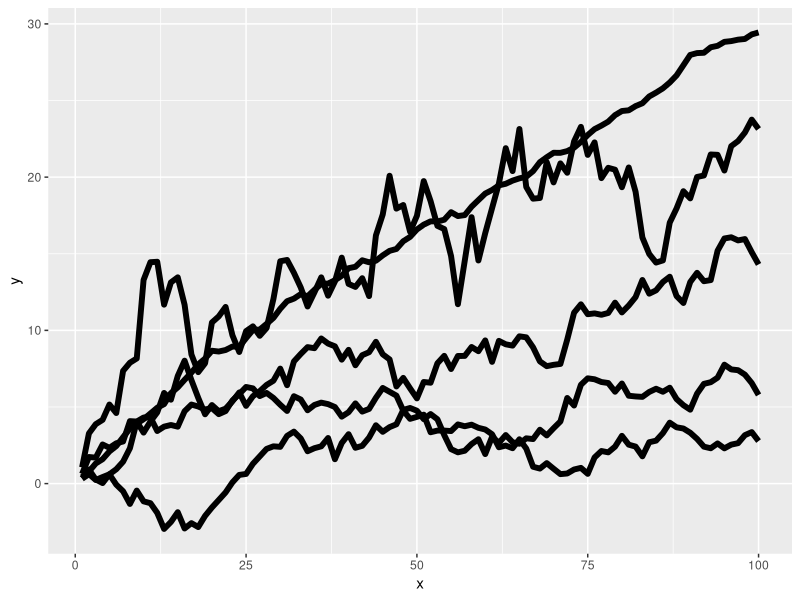
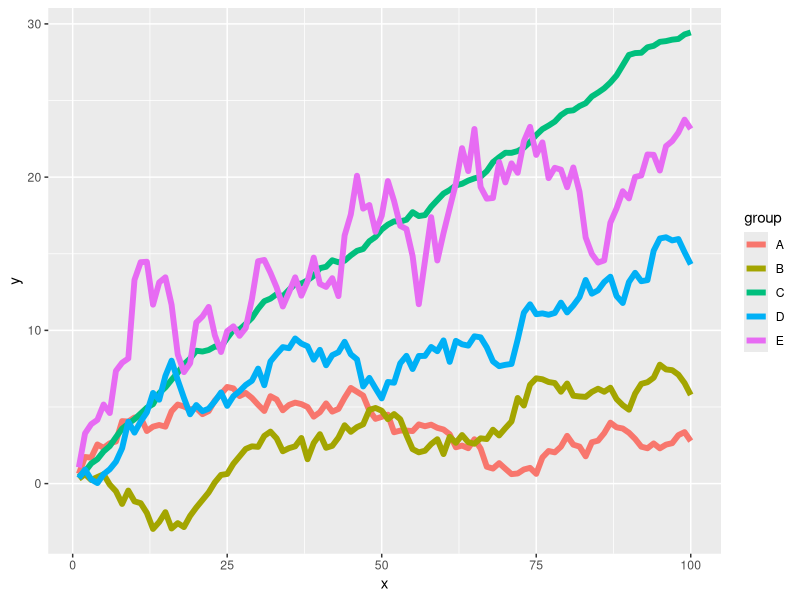
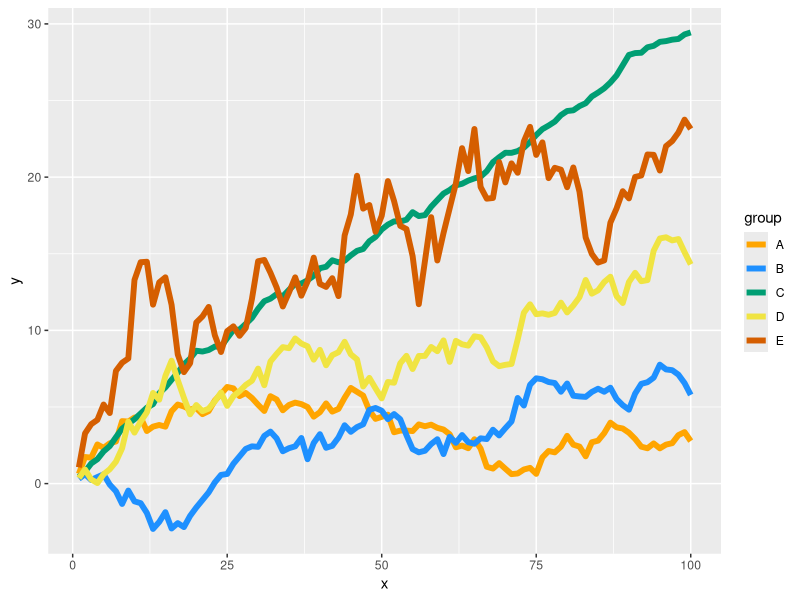
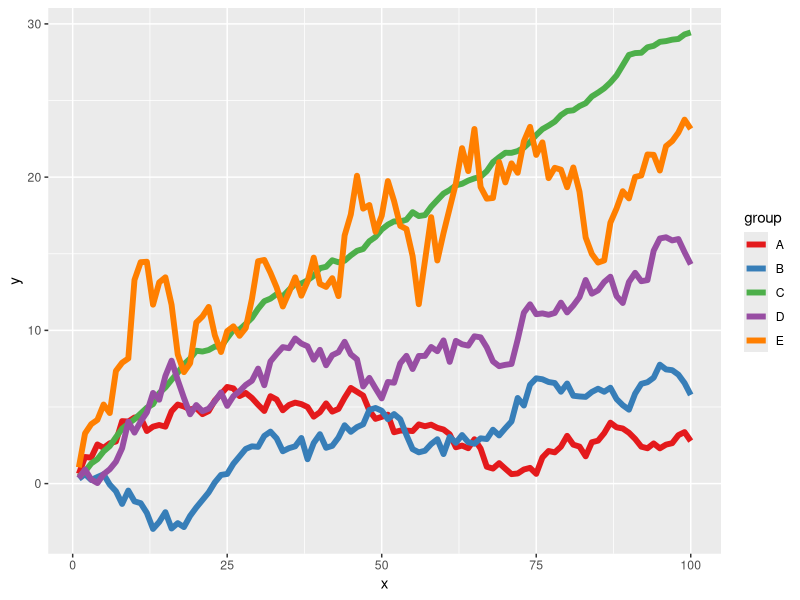
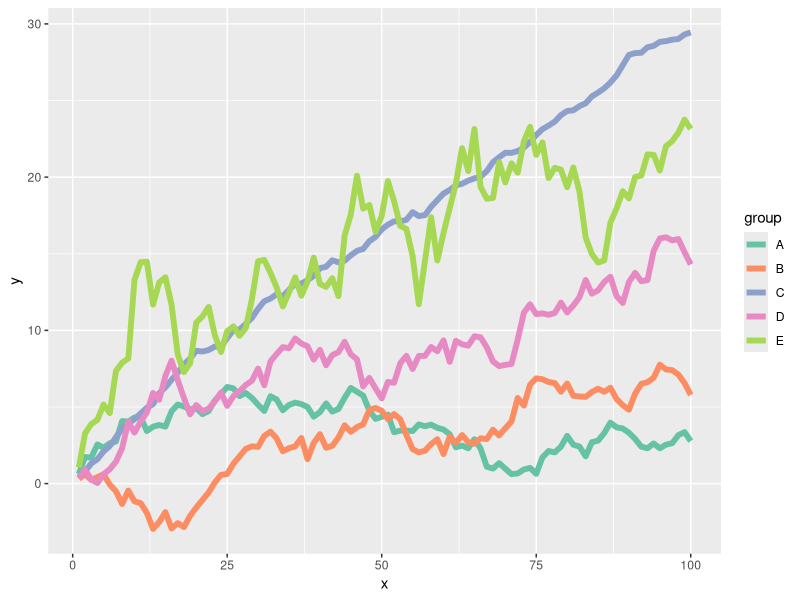
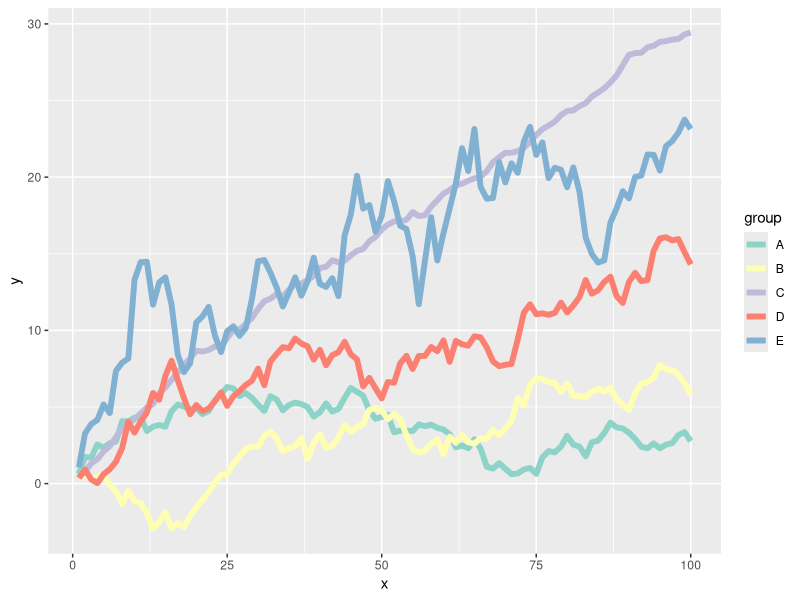
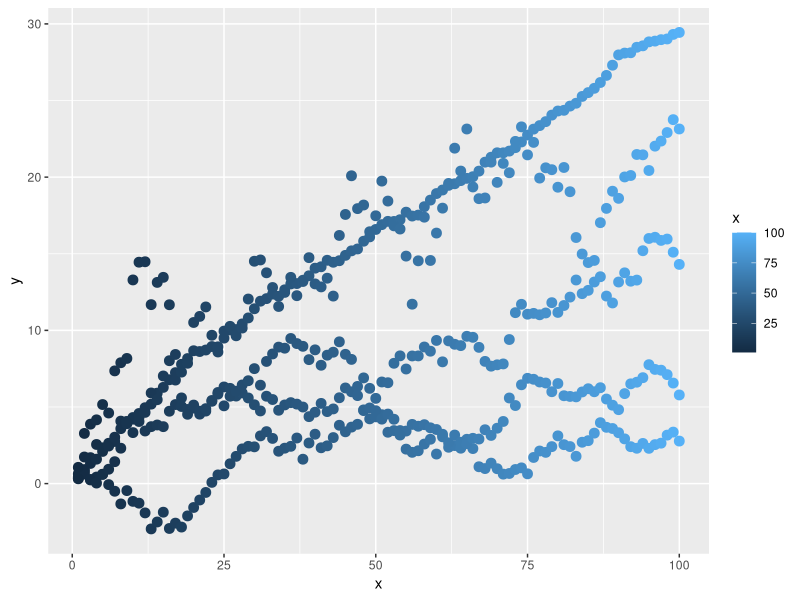
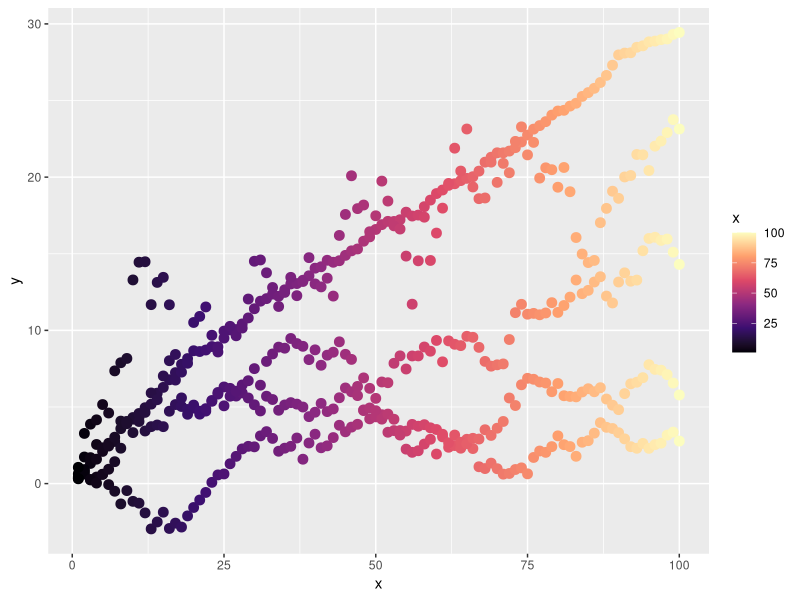

Reproduce these figures in R, in order.
## ---- chunk 1
library(ggplot2)  
library(tidyverse)                       # Install & load ggthemes
library(ggthemes)
## ---- chunk 2
my_data <- data.frame(x = 1:100,                          # Create example data
                      y = c(cumsum(rnorm(100, 0, 0.5)),
                            cumsum(rnorm(100, 0.1, 0.6)),
                            cumsum(rnorm(100, 0.3, 0.2)),
                            cumsum(rnorm(100, 0.2, 0.8)),
                            cumsum(rnorm(100, 0.2, 1.5))),
                      group = rep(LETTERS[1:5], each = 100))
## ---- chunk 3
view(my_data)
## ---- chunk 4
ggplot(data = my_data,                                    # Plot without color
       aes(x = x,
           y = y,
           group = group)) +
  geom_line(linewidth = 2)
## ---- chunk 5
my_ggp1 <- ggplot(data = my_data,                         # Default colors
                  aes(x = x,
                      y = y,
                      color = group)) +
  geom_line(linewidth = 2)
my_ggp1
## ---- chunk 6
my_ggp1 +                                                 # Change colors
  scale_color_manual(values = c("A" = "orange", 
                                "B" = "dodgerblue", 
                                "C" = "#009E73", 
                                "D" = "#F0E442", 
                                "E" = "#D55E00"))
## ---- chunk 7
my_ggp1 +                                                 # Discrete color palettes
  scale_color_brewer(palette = "Set1")
 
my_ggp1 +
  scale_color_brewer(palette = "Set2")
 
my_ggp1 +
  scale_color_brewer(palette = "Set3")
## ---- chunk 8
my_ggp2 <- ggplot(data = my_data,                         # Default scatter plot
                  aes(x = x,
                      y = y,
                      color = x)) +
  geom_point(size = 3)
my_ggp2 
## ---- chunk 9
my_ggp2 +                                                 # Continuous color palettes
  scale_color_viridis_c(option = "A")
 
my_ggp2 +
  scale_color_viridis_c(option = "D")
 
my_ggp2 +
  scale_color_viridis_c(option = "E")
## ---- chunk 10
my_ggp2 +                                                 # Custom color ranges
  scale_color_gradientn(colors = c("#009E73", 
                                   "#D55E00"))
 
my_ggp2 +
  scale_color_gradientn(colors = c("#009E73", 
                                   "#F0E442", 
                                   "#D55E00"))
## ---- chunk 11
my_ggp2 +                                                 # Change theme colors
  theme(panel.background = element_rect(fill = "lightgray"), # Panel background
        plot.background = element_rect(fill = "aliceblue"))  # Plot background
## ---- chunk 12
my_ggp2 +                                                 # Border color
  theme(plot.background = element_rect(color = "deepskyblue3",
                                       linewidth = 5))
## ---- chunk 13
my_ggp2 +                                                 # ggplot2 themes
  theme_bw()
 
my_ggp2 +
  theme_void()
 
my_ggp2 +
  theme_dark()
## ---- chunk 14
my_ggp2 +                                                 # Themes by ggthemes
  theme_calc()
 
my_ggp2 +
  theme_gdocs()
 
my_ggp2 +
  theme_economist()

## ---- chunk 15
data(CO2)             # Load example data
